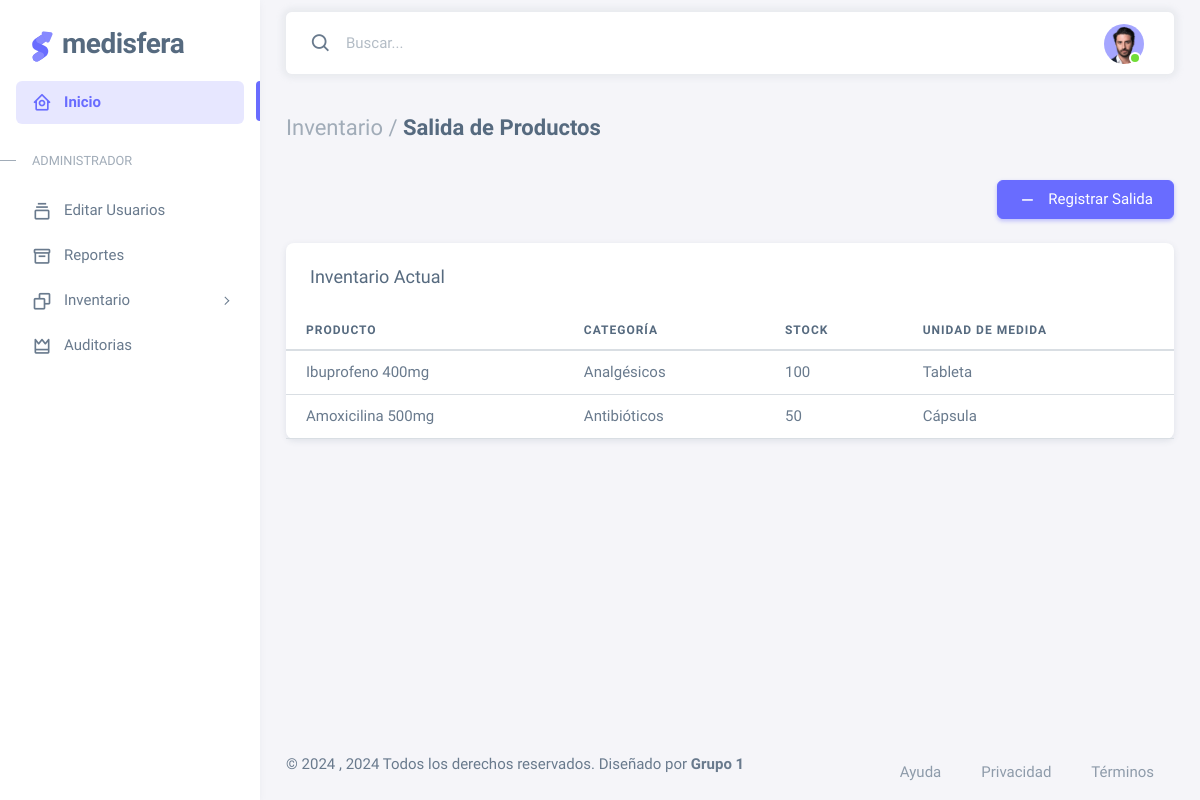
Screenshot of /salidaProductoVista (signed in) with the database file from the repository.
### tables this page shows
CREATE TABLE productos (
    producto_id INT PRIMARY KEY AUTO_INCREMENT,
    nombre VARCHAR(100) NOT NULL,
    codigo_sku VARCHAR(50) UNIQUE NOT NULL,
    categoria_id INT,
    unidad_medida VARCHAR(50),
    fecha_expiracion DATE NOT NULL,
    CONSTRAINT fk_categoria FOREIGN KEY (categoria_id) REFERENCES categorias(categoria_id)
);

CREATE TABLE categorias (
    categoria_id INT PRIMARY KEY AUTO_INCREMENT,
    nombre VARCHAR(50) NOT NULL
);

CREATE TABLE cantidad (
    stock_id INT PRIMARY KEY AUTO_INCREMENT,
    producto_id INT NOT NULL,
    cantidad INT DEFAULT 0 CHECK (cantidad >= 0),
    CONSTRAINT fk_producto_stock FOREIGN KEY (producto_id) REFERENCES productos(producto_id)
);

### index.php (called while the page is built, shortened)
<?php
$app = new App();

### App/Views/salidaProductos.php (the view, shortened to what this page needs)
<?php
$db = new DataBase();
$conn = $db->getConnection();
$queryProductos = "SELECT p.producto_id, p.nombre, p.codigo_sku, c.nombre AS categoria_nombre,
                          ca.cantidad, pp.precio, p.unidad_medida
                   FROM productos p
                   LEFT JOIN categorias c ON p.categoria_id = c.categoria_id
                   LEFT JOIN cantidad ca ON p.producto_id = ca.producto_id
                   LEFT JOIN productos_proveedores pp ON p.producto_id = pp.producto_id
                   WHERE ca.cantidad > 0";
$stmtProductos = $conn->prepare($queryProductos);
$stmtProductos->execute();
$productos = $stmtProductos->fetchAll(PDO::FETCH_ASSOC);
?>
<div class="content-wrapper">
    <div class="container-xxl flex-grow-1 container-p-y">
        <h4 class="fw-bold py-3 mb-4"><span class="text-muted fw-light">Inventario /</span> Salida de Productos</h4>
        <div class="d-flex justify-content-end mb-4">
            <button type="button" class="btn btn-primary" data-bs-toggle="modal" data-bs-target="#agregarSalidaModal">
                <i class="bx bx-minus me-2"></i> Registrar Salida
            </button>
        </div>
        <div class="card">
            <h5 class="card-header">Inventario Actual</h5>
            <div class="table-responsive text-nowrap">
                <table class="table">
                    <thead>
                        <tr>
                            <th>Producto</th>
                            <th>Categoría</th>
                            <th>Stock</th>
                            <th>Unidad de Medida</th>
                        </tr>
                    </thead>
                    <tbody>
                        <?php foreach ($productos as $producto): ?>
                                <tr>
                                    <td><?php echo htmlspecialchars($producto['nombre']); ?></td>
                                    <td><?php echo htmlspecialchars($producto['categoria_nombre']); ?></td>
                                    <td><?php echo htmlspecialchars($producto['cantidad']); ?></td>
                                    <td><?php echo htmlspecialchars($producto['unidad_medida']); ?></td>
                                </tr>
                        <?php endforeach; ?>
                    </tbody>
                </table>
            </div>
        </div>
    </div>
</div>
<?php require __DIR__ . '/Templates/footer.php'; ?>

### rows the page displays
productos: nombre "Ibuprofeno 400mg", categoria.nombre "Analgésicos", cantidad.cantidad "100", unidad_medida "Tableta"
productos: nombre "Amoxicilina 500mg", categoria.nombre "Antibióticos", cantidad.cantidad "50", unidad_medida "Cápsula"
